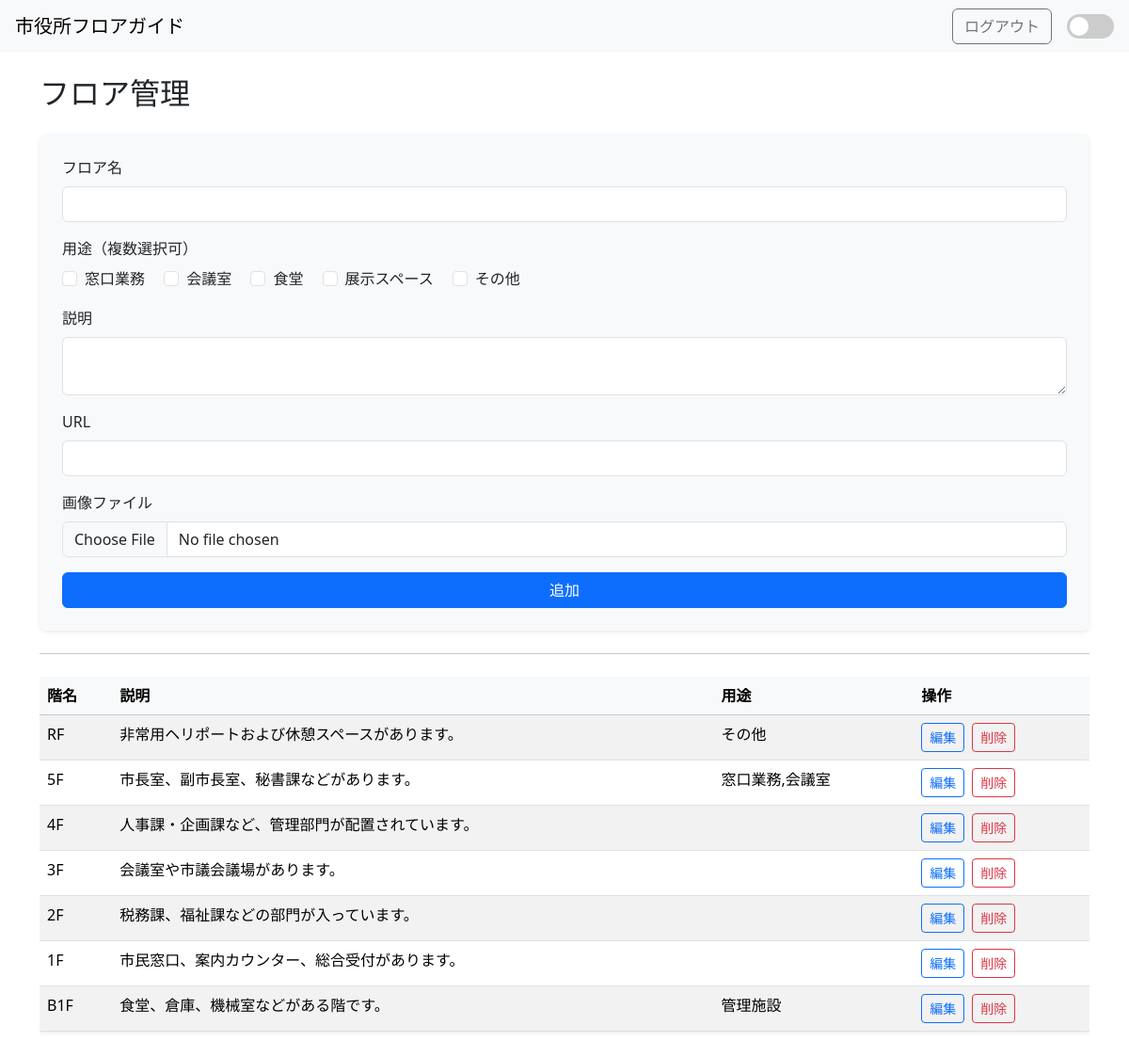
The page /admin (signed in) on the database its author committed.
### tables this page shows
CREATE TABLE floors (
        id INTEGER PRIMARY KEY AUTOINCREMENT,
        name TEXT NOT NULL,
        description TEXT
    , usage TEXT, desc2 TEXT, URL TEXT, "image" TEXT);

### app.py (the view, shortened to what this page needs)
@app.route("/admin", methods=["GET", "POST"])
@login_required
def admin():
    db = get_db()
    floors = db.execute("SELECT * FROM floors ORDER BY id DESC").fetchall()
    return render_template("admin.html", floors=floors)

### app.py (called while the page is built)
@login_manager.user_loader
def load_user(user_id):
    db = get_db()
    user = db.execute("SELECT * FROM users WHERE id = ?", (user_id,)).fetchone()
    if user:
        return User(user["id"])
    return None

def get_db():
    db = getattr(g, "_database", None)
    if db is None:
        db = g._database = sqlite3.connect(DATABASE)
        db.row_factory = sqlite3.Row
    return db

@app.teardown_appcontext
def close_connection(exception):
    db = getattr(g, "_database", None)
    if db is not None:
        db.close()

### templates/admin.html (shortened to what this page needs)
{% extends "base.html" %}
{% block content %}
<h2 class="mb-4">フロア管理</h2>
<form method="POST" enctype="multipart/form-data" class="mb-4 bg-light p-4 rounded shadow-sm">
  <div class="mb-3">
    <label for="name" class="form-label">フロア名</label>
    <input type="text" class="form-control" id="name" name="name" required>
  </div>
  <div class="mb-3">
    <label class="form-label">用途（複数選択可）</label><br>
    {% for option in ['窓口業務','会議室','食堂','展示スペース','その他'] %}
      <div class="form-check form-check-inline">
        <input class="form-check-input" type="checkbox" name="usage" value="{{ option }}" id="usage_{{ loop.index }}">
        <label class="form-check-label" for="usage_{{ loop.index }}">{{ option }}</label>
      </div>
    {% endfor %}
  </div>
  <div class="mb-3">
    <label for="description" class="form-label">説明</label>
    <textarea class="form-control" id="description" name="description" rows="2"></textarea>
  </div>
  <div class="mb-3">
    <label for="URL" class="form-label">URL</label>
    <input type="url" class="form-control" id="URL" name="URL">
  </div>
  <div class="mb-3">
    <label for="image" class="form-label">画像ファイル</label>
    <input type="file" class="form-control" id="image" name="image" accept="image/*">
  </div>
  <button type="submit" class="btn btn-primary w-100">追加</button>
</form>
<hr class="my-4">
<div class="table-responsive">
  <table class="table table-striped table-hover shadow-sm">
    <thead class="table-light">
      <tr>
        <th>階名</th>
        <th>説明</th>
        <th>用途</th>
        <th>操作</th>
      </tr>
    </thead>
    <tbody>
      {% for floor in floors %}
      <tr>
        <td>{{ floor.name }}</td>
        <td>{{ floor.description }}</td>
        <td>{{ floor.usage }}</td>
        <td>
          <div class="d-flex gap-2">
            <a class="btn btn-sm btn-outline-primary" href="{{ url_for('edit_floor', floor_id=floor.id) }}">編集</a>
            <form action="{{ url_for('delete_floor', floor_id=floor.id) }}" method="post" onsubmit="return confirm('削除しますか？');" class="d-inline">
              <button type="submit" class="btn btn-sm btn-outline-danger">削除</button>
            </form>
          </div>
        </td>
      </tr>
      {% endfor %}
    </tbody>
  </table>
</div>
{% endblock %}

### templates/base.html (shortened to what this page needs)
<!DOCTYPE html>
<html lang="ja">
<head>
  <link href="https://cdn.jsdelivr.net/npm/bootstrap@5.3.3/dist/css/bootstrap.min.css" rel="stylesheet">
</head>
<body>
  <nav class="navbar navbar-expand-lg navbar-light bg-light px-3">
    <a class="navbar-brand" href="{{ url_for('index') }}">市役所フロアガイド</a>
    <div class="ms-auto d-flex align-items-center gap-3">
      {% if current_user.is_authenticated %}
        <a class="btn btn-outline-secondary" href="{{ url_for('logout') }}">ログアウト</a>
      {% else %}
        <a class="btn btn-outline-primary" href="{{ url_for('login') }}">ログイン</a>
      {% endif %}
      <label class="switch mb-0">
        <span class="slider"></span>
      </label>
    </div>
  </nav>
  <div class="container py-4">
    {% block content %}{% endblock %}
  </div>
</body>
</html>

### templates/base.html (style rules this page uses)
.switch { position: relative; display: inline-block; width: 50px; height: 26px; }
.slider { position: absolute; cursor: pointer; top: 0; left: 0; right: 0; bottom: 0; background-color: #ccc; transition: .4s; border-radius: 34px; }
.slider:before { position: absolute; content: ""; height: 20px; width: 20px; left: 3px; bottom: 3px; background-color: white; transition: .4s; border-radius: 50%; }

### rows shown on the page
floors: name "RF", description "非常用ヘリポートおよび休憩スペースがあります。", usage "その他"
floors: name "5F", description "市長室、副市長室、秘書課などがあります。", usage "窓口業務,会議室"
floors: name "4F", description "人事課・企画課など、管理部門が配置されています。"
floors: name "3F", description "会議室や市議会議場があります。"
floors: name "2F", description "税務課、福祉課などの部門が入っています。"
floors: name "1F", description "市民窓口、案内カウンター、総合受付があります。"
floors: name "B1F", description "食堂、倉庫、機械室などがある階です。", usage "管理施設"

### other values the page prints
{{ option }} "窓口業務" "会議室" "食堂" "展示スペース" "その他"
